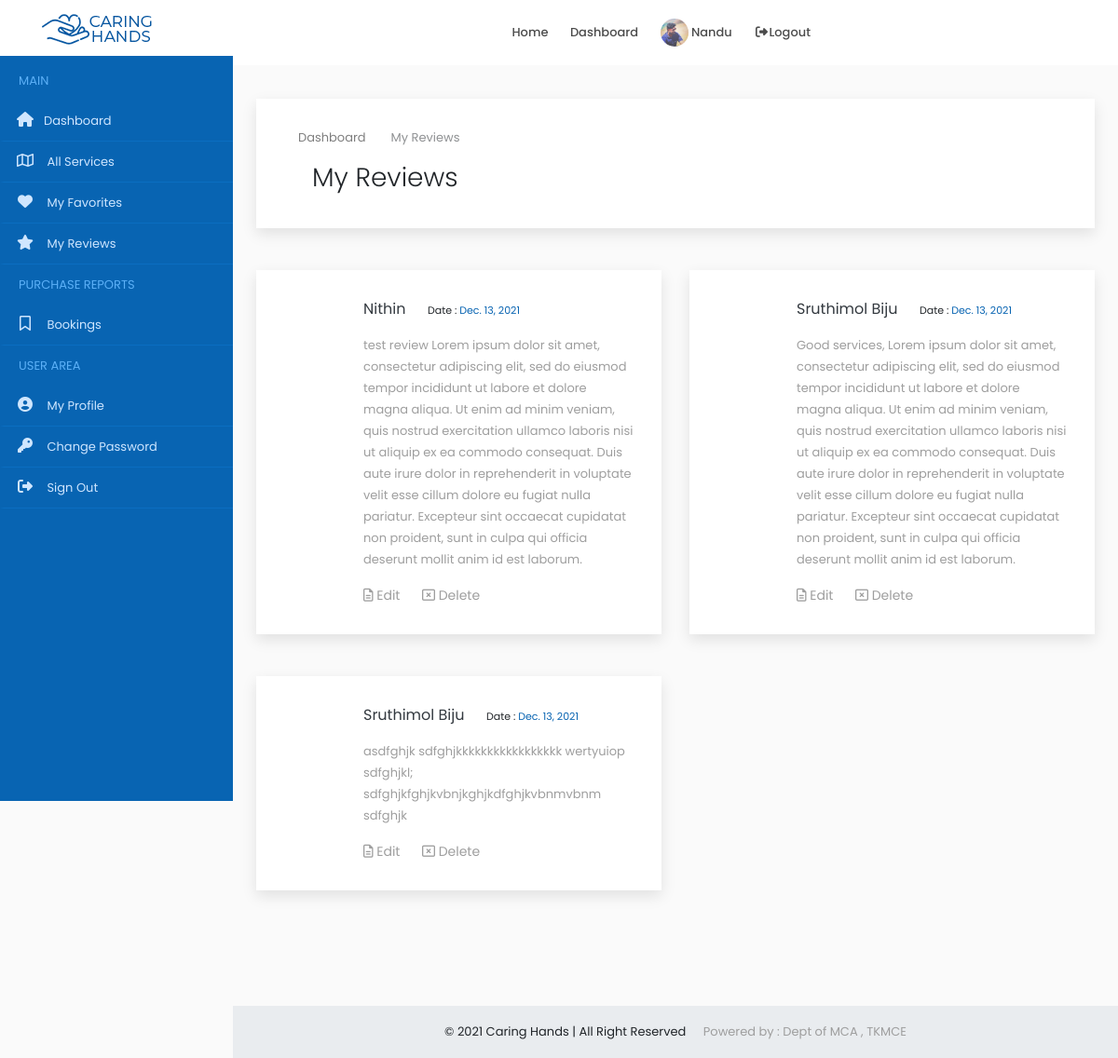
Page /user/service/reviews/3/ (signed in) on the earlier database version.
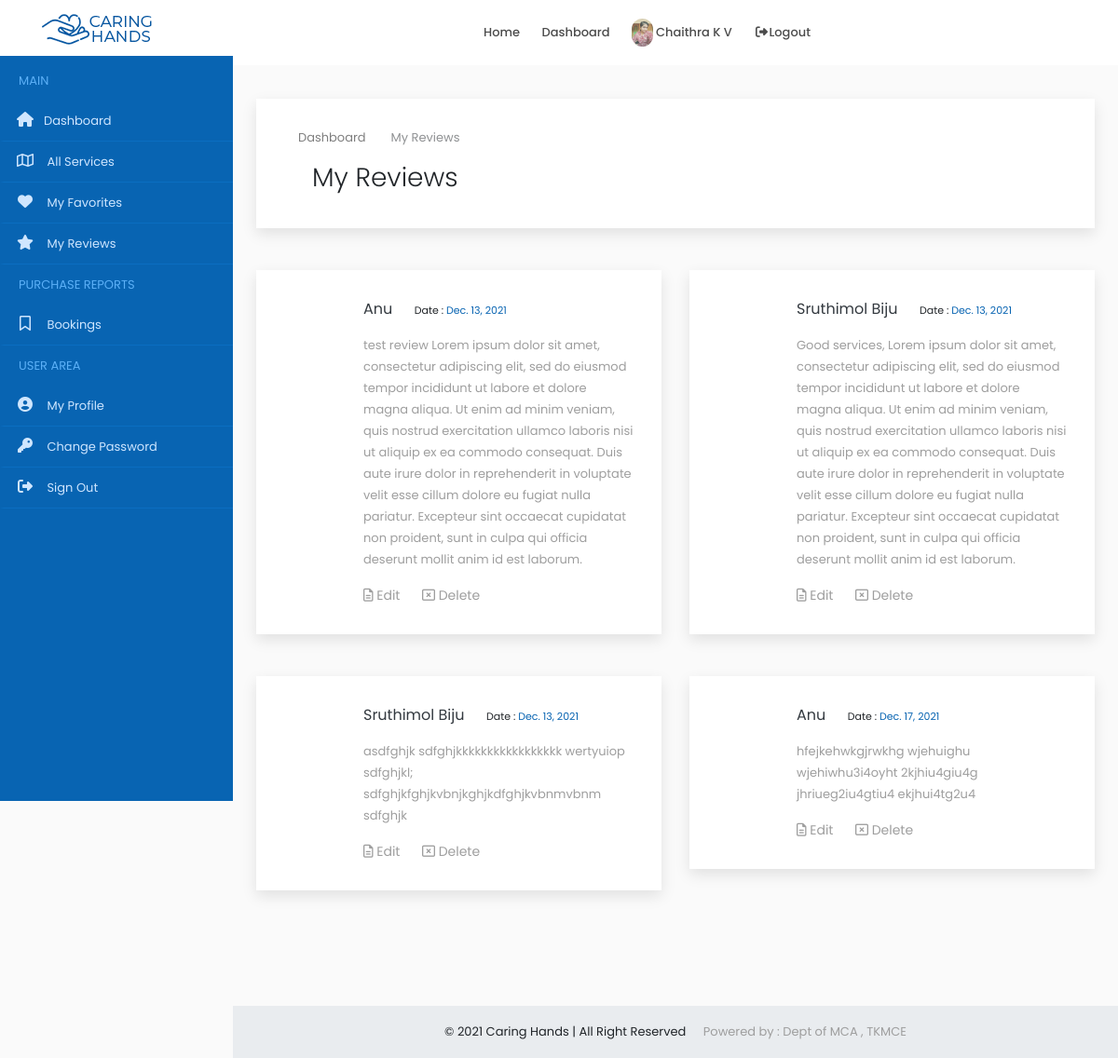
Same page on the later database version.
### accounts/models.py (models this page shows)
class Users(models.Model):
    user = models.ForeignKey(User,on_delete=models.CASCADE)
    name = models.CharField(max_length=150)
    email = models.EmailField(max_length=200,null=True, blank=True)
    organization = models.CharField(max_length=250,null=True, blank=True)
    mob = models.CharField(max_length=12)
    sex = models.CharField(max_length=10,choices=gender,default='Male')
    house = models.CharField(max_length=100,null=True, blank=True)
    street1 =models.CharField(max_length=100,null=True, blank=True)
    street2 =models.CharField(max_length=100,null=True, blank=True)
    city = models.CharField(max_length=100,null=True, blank=True)
    district = models.CharField(max_length=100,null=True, blank=True)
    state = models.CharField(max_length=100,null=True,choices=states, blank=True)
    pin = models.CharField(max_length=100,null=True,blank=True)
    age = models.IntegerField(null=True, blank=True)
    type = models.CharField(max_length=20,choices=user_type)
    approval = models.CharField(max_length=20,choices=approval_choices,default='Pending')
    document = models.FileField(upload_to='documents',null=True, blank=True)
    profile_picture = models.FileField(upload_to='dp',default='assets/img/user3.png')
    def __str__(self):
        return self.name

class Review(models.Model):
    user = models.ForeignKey(Users, on_delete=models.CASCADE, null=True, blank=True)
    service = models.ForeignKey(ProviderService, on_delete=models.CASCADE,null=True, blank=True)
    product = models.ForeignKey(SubProduct, on_delete=models.CASCADE,null=True, blank=True)
    message = models.TextField()
    datetime = models.DateTimeField()

### accounts/views.py (the view)
# urls.py: path('user/service/reviews/<id>/',ServiceReviews.as_view(),name='service_reviews'),
class ServiceReviews(View):
    def get(self,request,id):
        user = request.user
        if user.is_authenticated:
            account = Users.objects.get(user=user)
            ps = ProviderService.objects.get(id = id)
            review = Review.objects.filter(service = ps)
            context ={'account': account,'review' : review,'ps':ps}
            return render(request,'common/service_reviews.html',context)
        else:
            return redirect('home')

### accounts/templates/common/service_reviews.html (shortened to what this page needs)
{% extends 'common/dashboard_main.html' %}
{% load static %}
{% block content %}
{% include 'common/header.html' %}
{% include 'user/sidenav.html' %}
<div class="content-wrapper">
<div class="container-fluid overflow-hidden">
    <div class="row margin-tb-90px margin-lr-10px sm-mrl-0px">
        <div id="page-title" class="padding-30px background-white full-width box-shadow">
            <div class="container">
                <ol class="breadcrumb opacity-5">
                    <li><a href="{% url 'home' %}">Dashboard</a></li>
                    <li class="active">My Reviews</li>
                </ol>
                <div class="container-fluid">
                    <div class="row">
                        <div class="col-6">
                            <h1 class="font-weight-300">My Reviews</h1>
                        </div>
                        <div class="col-6">
                        </div>
                    </div>
                </div>
            </div>
        </div>
        <div class="row margin-tb-45px">
           {% for i in review %}
            <div class="col-lg-6 margin-bottom-45px">
                <div class="background-white thum-hover box-shadow hvr-float">
                    <div class="padding-30px">
                        <div class="margin-left-85px">
                            <a class="d-inline-block text-dark text-medium margin-right-20px" href="#">{{i.user}}</a>
                            <span class="text-extra-small">Date :  <a href="#" class="text-main-color">{{i.datetime|date}}</a></span>
                            <p class="margin-top-15px text-grey-2">{{i.message}}</p>
                            <a href="#" class="d-inline-block text-grey-2 text-up-small"><i class="far fa-file-alt"></i> Edit</a>
                            <a href="#" class="d-inline-block margin-lr-20px text-grey-2 text-up-small"><i class="far fa-window-close"></i> Delete</a>
                        </div>
                    </div>
                </div>
            </div>
           {% endfor %}
        </div>
    </div>
    </div>
</div>
{% include 'common/small_footer.html' %}
{% endblock %}

### accounts/templates/common/header.html (shortened to what this page needs)
{% load static %}
<header>
    <div id="fixed-header-dark" class="header-output fixed-header" style="background-color: white;">
        <div class="container header-in">
            <div class="row">
                <div class="col-lg-2 col-md-12">
                    <a id="logo" href="{% url 'index' %}" class="d-inline-block margin-tb-15px"><img
                            src="{% static 'assets/img/logo-1.png' %}" alt=""></a>
                </div>
                <div class="col-lg-7 col-md-12 position-inherit">
                    <ul id="menu-main" class="nav-menu float-lg-right link-padding-tb-20px">
                        <li><a href="{% url 'index' %}">Home</a>
                        </li>
                        <li><a href="{% url 'home' %}">Dashboard</a>
                        </li>
                        {% if request.user.is_authenticated %}
                        <li><a href="{% url 'home' %}"><img src="{{account.profile_picture.url}}" class="height-30px border-radius-30" alt=""> {{account.name|title}}</a></li>
                        <li><a href="{% url 'logout' %}" data-toggle="modal" data-target="#exampleModal"><i class="fa fa-fw fa-sign-out-alt"></i>Logout</a></li>
                        {% else %}
                        <li><a href="{% url 'login' %}"><i class="far fa-user"></i> Login</a></li>
                        {% endif %}
                    </ul>
                </div>
                <div class="col-lg-3 col-md-12">
                </div>
            </div>
        </div>
    </div>
</header>

Differences in the rows shown:
changed Users: profile_picture: a different picture; name "Nandu" → "Chaithra K V"
changed through a linked row, Review (number 1 of 4 on the later page): user "Nithin" → "Anu"
added Review: user "Anu", datetime "Dec. 17, 2021", message "hfejkehwkgjrwkhg wjehuighu wjehiwhu3i4oyht 2kjhiu4giu4g jhriueg2iu4gtiu4 ekjhui4tg2u4"
